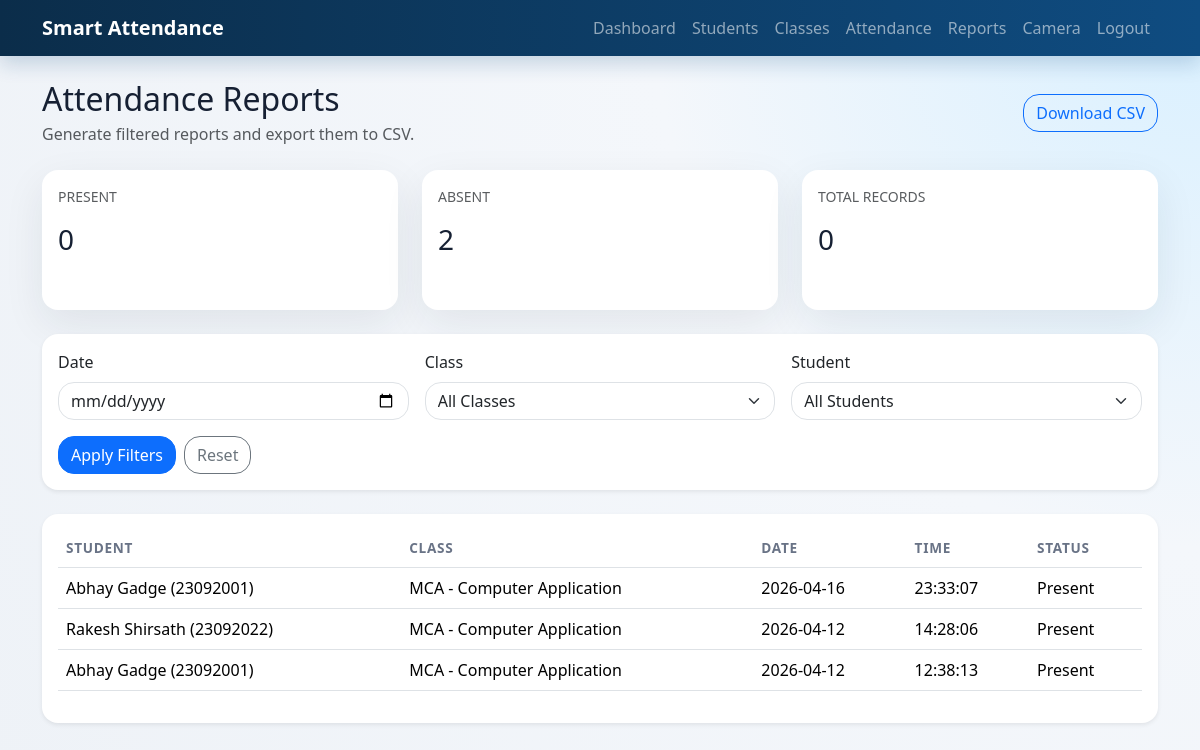
Page /reports (signed in) on the earlier database version.
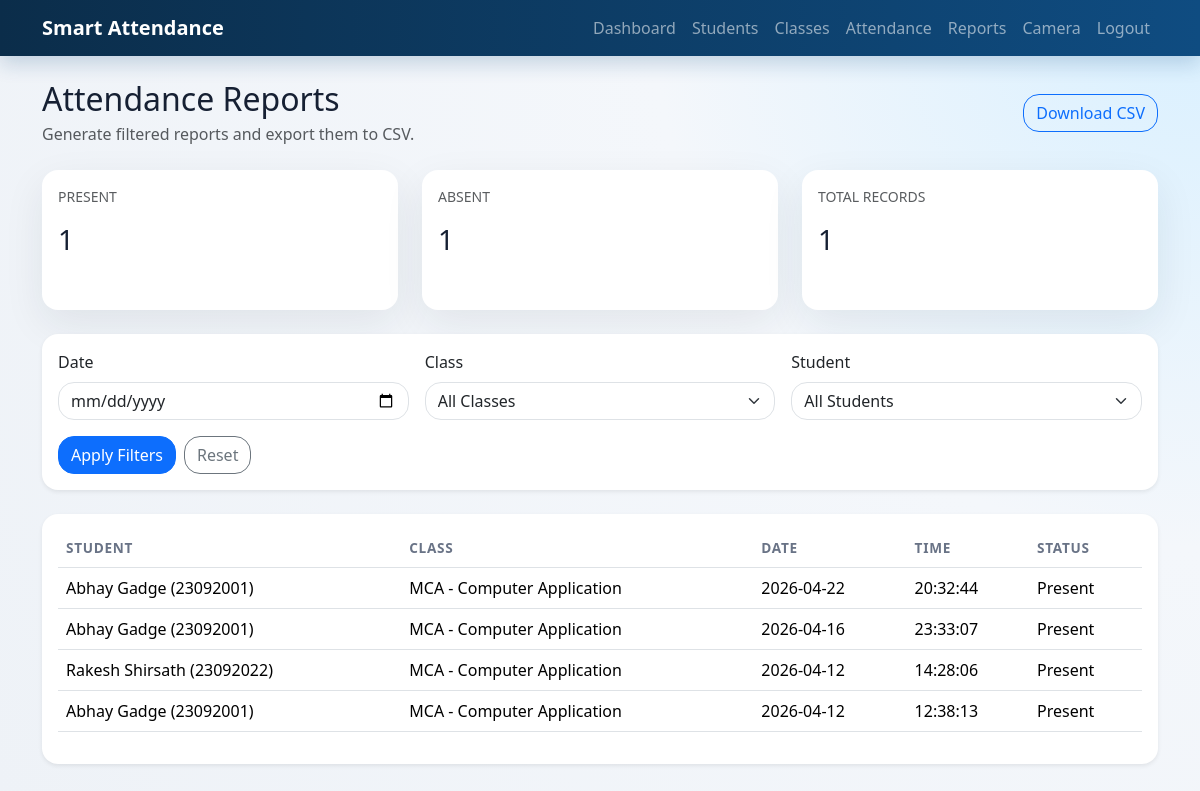
Same page on the later database version.
### app/models.py (models this page shows)
class Attendance(db.Model):
    __tablename__ = "attendance"
    __table_args__ = (
        db.UniqueConstraint(
            "student_id", "class_id", "attendance_date", name="uq_daily_attendance"
        ),
    )
    id = db.Column(db.Integer, primary_key=True)
    student_id = db.Column(db.Integer, db.ForeignKey("students.id"), nullable=False)
    class_id = db.Column(db.Integer, db.ForeignKey("classrooms.id"), nullable=False)
    attendance_date = db.Column(db.Date, default=date.today, nullable=False)
    attendance_time = db.Column(
        db.Time, default=lambda: datetime.utcnow().time(), nullable=False
    )
    status = db.Column(db.String(20), default="Present", nullable=False)
    recognized_confidence = db.Column(db.Float, nullable=True)
    created_at = db.Column(db.DateTime, default=datetime.utcnow, nullable=False)
    student = db.relationship("Student", back_populates="attendance_records")
    classroom = db.relationship("ClassRoom", back_populates="attendance_records")

class Student(db.Model):
    __tablename__ = "students"
    id = db.Column(db.Integer, primary_key=True)
    student_id = db.Column(db.String(50), unique=True, nullable=False)
    full_name = db.Column(db.String(150), nullable=False)
    email = db.Column(db.String(120), unique=True, nullable=False)
    phone = db.Column(db.String(20), nullable=False)
    class_id = db.Column(db.Integer, db.ForeignKey("classrooms.id"), nullable=False)
    image_folder = db.Column(db.String(255), nullable=True)
    created_at = db.Column(db.DateTime, default=datetime.utcnow, nullable=False)
    classroom = db.relationship("ClassRoom", back_populates="students")
    face_encodings = db.relationship(
        "FaceEncoding", back_populates="student", cascade="all, delete-orphan"
    )
    attendance_records = db.relationship(
        "Attendance", back_populates="student", cascade="all, delete-orphan"
    )

class ClassRoom(db.Model):
    __tablename__ = "classrooms"
    id = db.Column(db.Integer, primary_key=True)
    class_name = db.Column(db.String(100), nullable=False)
    section = db.Column(db.String(30), nullable=False)
    subject = db.Column(db.String(120), nullable=True)
    created_at = db.Column(db.DateTime, default=datetime.utcnow, nullable=False)
    students = db.relationship(
        "Student", back_populates="classroom", cascade="all, delete-orphan"
    )
    attendance_records = db.relationship(
        "Attendance", back_populates="classroom", cascade="all, delete-orphan"
    )
    @property
    def display_name(self) -> str:
        return f"{self.class_name} - {self.section}"

### app/routes.py (the view)
@main_bp.route("/reports")
@login_required
def reports():
    filters = _extract_report_filters()
    records = build_attendance_query(filters)
    classes = ClassRoom.query.order_by(ClassRoom.class_name.asc()).all()
    students = Student.query.order_by(Student.full_name.asc()).all()
    summary = build_daily_summary(filters.get("attendance_date") or date.today())
    return render_template("reports.html", records=records, classes=classes, students=students, filters=filters, summary=summary)

### app/auth.py (called while the page is built)
def login_required(view):
    @wraps(view)
    def wrapped_view(**kwargs):
        if g.admin is None:
            return redirect(url_for("auth.login", next=request.url))
        return view(**kwargs)
    return wrapped_view

@auth_bp.before_app_request
def load_logged_in_admin() -> None:
    admin_id = session.get("admin_id")
    g.admin = Admin.query.get(admin_id) if admin_id else None

### app/routes.py (called while the page is built)
def _extract_report_filters() -> dict:
    attendance_date = request.args.get("attendance_date", "").strip()
    parsed_date = None
    if attendance_date:
        try:
            parsed_date = datetime.strptime(attendance_date, "%Y-%m-%d").date()
        except ValueError:
            flash("Invalid date format. Use YYYY-MM-DD.", "danger")
    return {
        "attendance_date": parsed_date,
        "class_id": request.args.get("class_id", type=int),
        "student_id": request.args.get("student_id", type=int),
    }

### app/templates/reports.html (shortened to what this page needs)
{% extends "base.html" %}
{% block content %}
<div class="d-flex justify-content-between align-items-center mb-4 flex-wrap gap-2">
    <div>
        <h2 class="mb-1">Attendance Reports</h2>
        <p class="text-muted mb-0">Generate filtered reports and export them to CSV.</p>
    </div>
    <a href="{{ url_for('main.export_report', attendance_date=request.args.get('attendance_date', ''), class_id=request.args.get('class_id', ''), student_id=request.args.get('student_id', '')) }}" class="btn btn-outline-primary">Download CSV</a>
</div>
<div class="row g-4 mb-4">
    <div class="col-md-4"><div class="card stat-card border-0"><div class="card-body"><p class="text-uppercase small text-muted">Present</p><h3>{{ summary.present_count }}</h3></div></div></div>
    <div class="col-md-4"><div class="card stat-card border-0"><div class="card-body"><p class="text-uppercase small text-muted">Absent</p><h3>{{ summary.absent_count }}</h3></div></div></div>
    <div class="col-md-4"><div class="card stat-card border-0"><div class="card-body"><p class="text-uppercase small text-muted">Total Records</p><h3>{{ summary.records_count }}</h3></div></div></div>
</div>
{% include "_report_filters.html" %}
<div class="card border-0 shadow-sm rounded-4">
    <div class="card-body">
        <div class="table-responsive">
            <table class="table align-middle">
                <thead>
                    <tr>
                        <th>Student</th>
                        <th>Class</th>
                        <th>Date</th>
                        <th>Time</th>
                        <th>Status</th>
                    </tr>
                </thead>
                <tbody>
                    {% for record in records %}
                    <tr>
                        <td>{{ record.student.full_name }} ({{ record.student.student_id }})</td>
                        <td>{{ record.classroom.display_name }}</td>
                        <td>{{ record.attendance_date }}</td>
                        <td>{{ record.attendance_time.strftime("%H:%M:%S") }}</td>
                        <td>{{ record.status }}</td>
                    </tr>
                    {% else %}
                    <tr><td colspan="5" class="text-center text-muted">No report data available for these filters.</td></tr>
                    {% endfor %}
                </tbody>
            </table>
        </div>
    </div>
</div>
{% endblock %}

Differences in the rows shown:
added Attendance: student.full_name "Abhay Gadge", student.student_id "23092001", classroom.display_name "MCA - Computer Application", attendance_date "2026-04-22", attendance_time "20:32:44", status "Present"
Other differences:
{{ summary.present_count }}: "0" → "1"
{{ summary.absent_count }}: "2" → "1"
{{ summary.records_count }}: "0" → "1"
